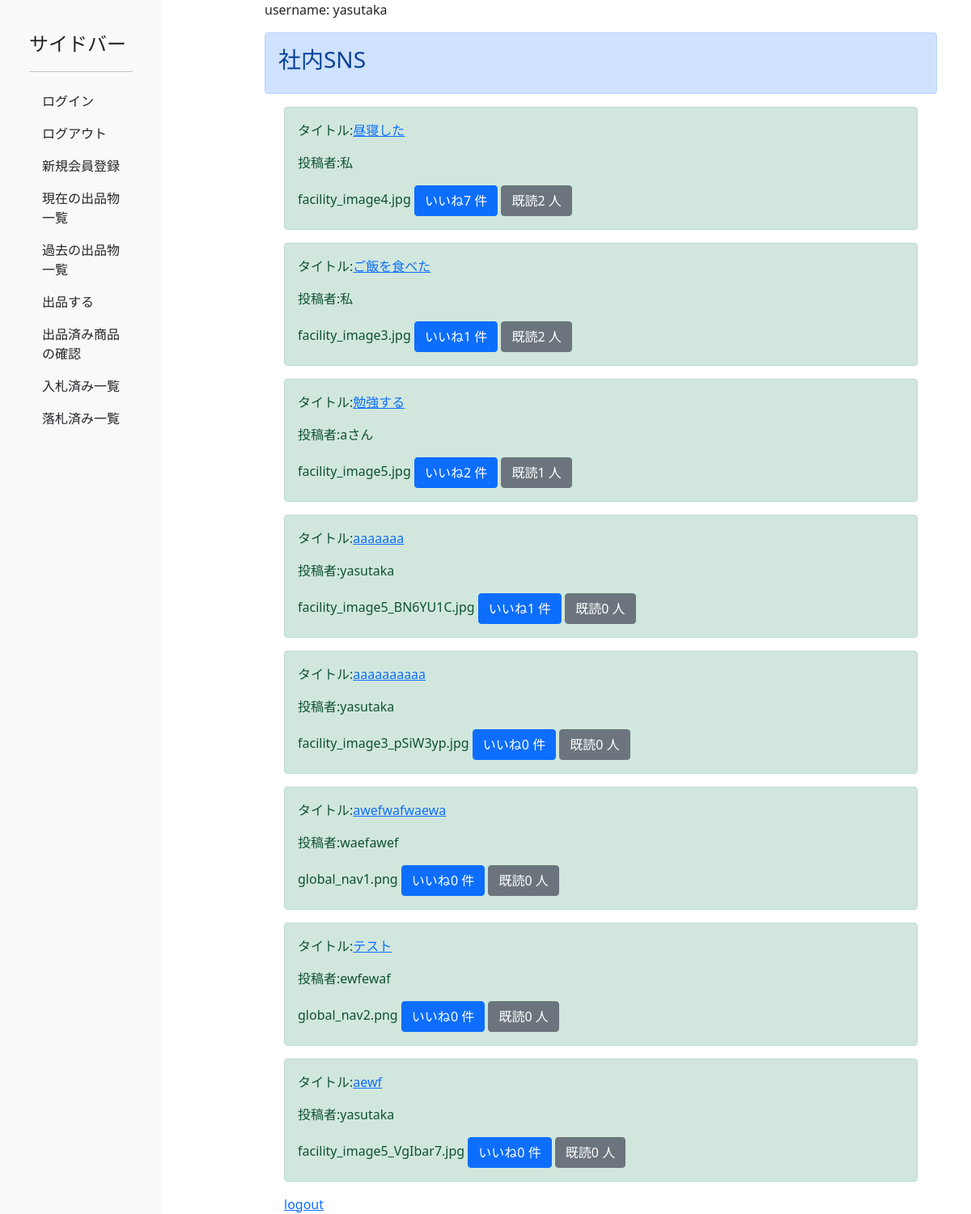
Screenshot of /list/ (signed in) with the database file from the repository.
### boardapp/models.py (models this page shows, shortened)
class   boardmodel(models.Model):
    title = models.CharField(max_length=200)
    content = models.TextField()
    author = models.CharField(max_length=50)
    snsimage = models.ImageField(upload_to='')#アップロード画像の保存先、settingslotfileで設定した場所をルートとしたディレクトリを指定
    good = models.IntegerField(default=0,blank=True,null=True)
    read = models.IntegerField(default=0,blank=True,null=True)
    readtext=models.TextField(null=True,blank=True,default="a")#null=Trueはデータが空でもok,Blank=Trueはフォームが空欄でもok

### boardapp/views.py (the view)
# urls.py: path("list/", views.listfunc, name="list"),
def listfunc(request):#リストを表示する
    print("listfuncが呼び出されました？？？？？")
    object_list = boardmodel.objects.all()
    return render(request, 'list.html',{'object_list':object_list})

### templates/list.html
{% extends "base.html" %}
{% block header %}
<div class="alert alert-primary" role="alert">
    <h3>社内SNS</h3>
</div>
{% endblock header %}
{% block content %}
{% if user.is_authenticated %}
<div class="container">
    {% for item in object_list %}
    <div class="alert alert-success" role="alert">
    <p>タイトル:<a href="{% url 'detail' item.pk %}">{{ item.title }}</a></p>
    <p>投稿者:{{ item.author }}</p>
    {{item.snsimage}}
    <a class="btn btn-primary"  href="{% url 'good' item.pk %}" role="button">いいね{{item.good}} 件</a>
    <a class="btn btn-secondary"  href="#" role="button">既読{{item.read}} 人</a>
    </div>
    {% endfor %}
    <a href="{% url 'logout' %}">logout</a>
</div>
{% else %}
    <p>ログインしてください</p>
{% endif %}
{% endblock content%}

### templates/base.html (shortened to what this page needs)
<!doctype html>
{% load static %}
<html lang="ja">
  <head>
    <link href="https://cdn.jsdelivr.net/npm/bootstrap@5.0.2/dist/css/bootstrap.min.css" rel="stylesheet">
    <link rel="stylesheet" type="text/css" href="{% static 'basestyle.css' %}">
    <link rel="stylesheet" type="text/css" href="{% static 'pcstyle.css' %}"media="screen and (min-width: 769px)">
    {% block side %}
    <div class="container">
      <div class="row">
        <div class="col-md-3">
          <div class="side">
    <div class="d-flex flex-column p-3 bg-light">
        <a href="#" class="d-flex align-items-center mb-3 mb-md-0 me-md-auto text-dark text-decoration-none">
            <span class="fs-4">サイドバー</span>
        </a>
        <hr>
        <ul class="nav nav-pills flex-column mb-auto">
            <li class="nav-item">
                <a href="http://127.0.0.1:8000/login" class="nav-link link-dark">
                    ログイン
                </a>
            </li>
            <li class="nav-item">
                <a href="http://127.0.0.1:8000/logout" class="nav-link link-dark">
                    ログアウト
                </a>
            </li>
            <li class="nav-item">
                <a href="http://127.0.0.1:8000/signup" class="nav-link link-dark">
                    新規会員登録
                </a>
            </li>
            <li class="nav-item">
                <a href="http://127.0.0.1:8000/productlist" class="nav-link link-dark">
                    現在の出品物一覧
                </a>
            </li>
            <li class="nav-item">
              <a href="http://127.0.0.1:8000/productlistafter" class="nav-link link-dark">
                  過去の出品物一覧
              </a>
          </li>
          {% if user.is_authenticated %}
          <li class="nav-item">
              <a href="http://127.0.0.1:8000/productcreate" class="nav-link link-dark">
                  出品する
              </a>
          </li>
          {% else %}
          <li class="nav-item">
              <a href="{% url 'login' %}" class="nav-link link-dark">
                  出品する(ログインが必要です)
              </a>
          </li>
          {% endif %}
            {% if user.is_authenticated %}
            <li class="nav-item">
                <a href="{% url 'user_products' user.id %}" class="nav-link link-dark">
                    出品済み商品の確認
                </a>
            </li>
            {% else %}
            <li class="nav-item">
                <a href="{% url 'login' %}" class="nav-link link-dark">
                    出品済み商品の確認(ログインが必要です)
                </a>
            </li>
            {% endif %}
            {% if user.is_authenticated %}
            <li class="nav-item">
                <a href="{% url 'user_nyusatu_products' user.id %}" class="nav-link link-dark">
                    入札済み一覧
                </a>
            </li>
            {% else %}
            <li class="nav-item">
                <a href="{% url 'login' %}" class="nav-link link-dark">
                    入札済み一覧(ログインが必要です)
                </a>
            </li>
            {% endif %}
            {% if user.is_authenticated %}
            <li class="nav-item">
                <a href="{% url 'rakusatu' user.id %}" class="nav-link link-dark">
                    落札済み一覧
                </a>
            </li>
            {% else %}
            <li class="nav-item">
                <a href="{% url 'login' %}" class="nav-link link-dark">
                    落札済み一覧(ログインが必要です)
                </a>
            </li>
            {% endif %}
        </ul>
    </div>
  </div>
</div>
<div class="col-md-9">
  {% if user.is_authenticated %}
  <p>username: {{ user.username }}</p>
  {% endif %}
    {% block header %}
    {% endblock header %}
  {% block content %}
  {% endblock content %}
</div>
</div>
</div>
{% endblock %}
  </head>
</html>

### static/pcstyle.css (style rules this page uses)
.side { position: fixed; top: 0; left: 0; width: 200px; height: 100%; background-color: #f8f9fa; padding: 20px; }

### rows the page displays
boardmodel: title "昼寝した", author "私", snsimage "facility_image4.jpg", good "7", read "2"
boardmodel: title "ご飯を食べた", author "私", snsimage "facility_image3.jpg", good "1", read "2"
boardmodel: title "勉強する", author "aさん", snsimage "facility_image5.jpg", good "2", read "1"
boardmodel: title "aaaaaaa", author "yasutaka", snsimage "facility_image5_BN6YU1C.jpg", good "1", read "0"
boardmodel: title "aaaaaaaaaa", author "yasutaka", snsimage "facility_image3_pSiW3yp.jpg", good "0", read "0"
boardmodel: title "awefwafwaewa", author "waefawef", snsimage "global_nav1.png", good "0", read "0"
boardmodel: title "テスト", author "ewfewaf", snsimage "global_nav2.png", good "0", read "0"
boardmodel: title "aewf", author "yasutaka", snsimage "facility_image5_VgIbar7.jpg", good "0", read "0"

### other values shown
{{ user.username }} "yasutaka"
